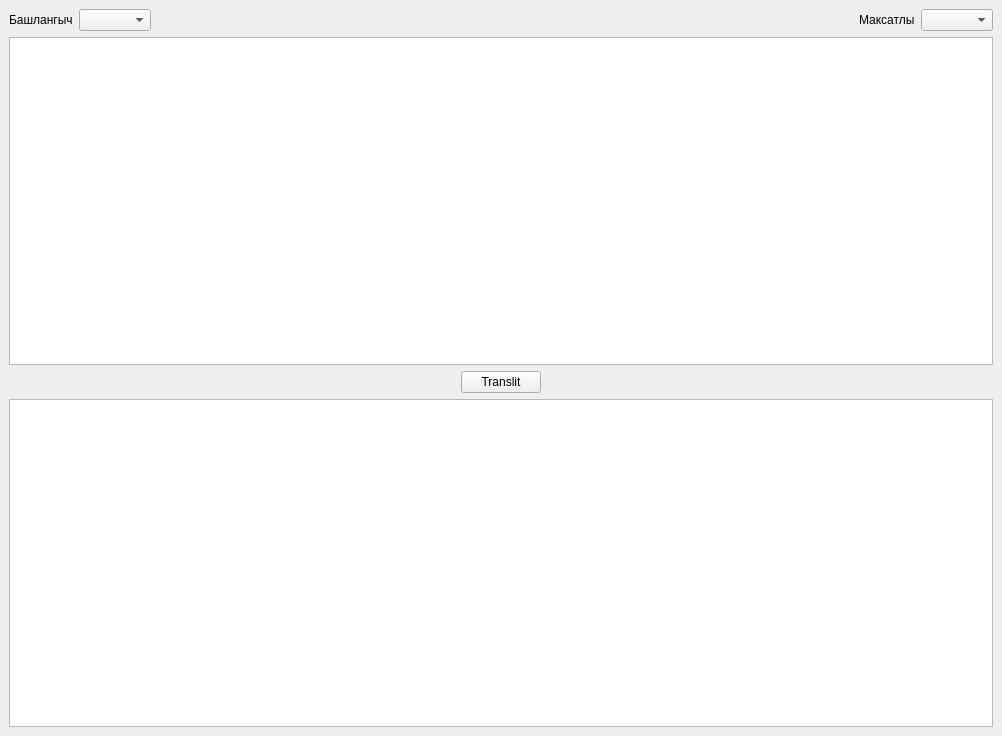
<?xml version="1.0" encoding="UTF-8"?>
<ui version="4.0">
 <class>MainWindow</class>
 <widget class="QMainWindow" name="MainWindow">
  <property name="geometry">
   <rect>
    <x>0</x>
    <y>0</y>
    <width>1002</width>
    <height>736</height>
   </rect>
  </property>
  <property name="windowTitle">
   <string>MainWindow</string>
  </property>
  <property name="locale">
   <locale language="Tatar" country="Russia"/>
  </property>
  <widget class="QWidget" name="centralwidget">
   <layout class="QVBoxLayout" name="verticalLayout">
    <item>
     <layout class="QHBoxLayout" name="horizontalLayout_4">
      <item>
       <layout class="QHBoxLayout" name="horizontalLayout">
        <item>
         <widget class="QLabel" name="source_label">
          <property name="text">
           <string>Башлангыч</string>
          </property>
         </widget>
        </item>
        <item>
         <widget class="QComboBox" name="source_combobox">
          <property name="locale">
           <locale language="Tatar" country="Russia"/>
          </property>
         </widget>
        </item>
       </layout>
      </item>
      <item>
       <spacer name="horizontalSpacer_3">
        <property name="orientation">
         <enum>Qt::Horizontal</enum>
        </property>
        <property name="sizeHint" stdset="0">
         <size>
          <width>238</width>
          <height>20</height>
         </size>
        </property>
       </spacer>
      </item>
      <item>
       <layout class="QHBoxLayout" name="horizontalLayout_3">
        <item>
         <widget class="QLabel" name="target_label">
          <property name="text">
           <string>Максатлы</string>
          </property>
         </widget>
        </item>
        <item>
         <widget class="QComboBox" name="target_combobox">
          <property name="locale">
           <locale language="Tatar" country="Russia"/>
          </property>
         </widget>
        </item>
       </layout>
      </item>
     </layout>
    </item>
    <item>
     <widget class="QTextEdit" name="source_textedit"/>
    </item>
    <item>
     <layout class="QHBoxLayout" name="horizontalLayout_2">
      <item>
       <spacer name="horizontalSpacer">
        <property name="orientation">
         <enum>Qt::Horizontal</enum>
        </property>
        <property name="sizeHint" stdset="0">
         <size>
          <width>40</width>
          <height>20</height>
         </size>
        </property>
       </spacer>
      </item>
      <item>
       <widget class="QPushButton" name="translit_button">
        <property name="text">
         <string>Translit</string>
        </property>
       </widget>
      </item>
      <item>
       <spacer name="horizontalSpacer_2">
        <property name="orientation">
         <enum>Qt::Horizontal</enum>
        </property>
        <property name="sizeHint" stdset="0">
         <size>
          <width>40</width>
          <height>20</height>
         </size>
        </property>
       </spacer>
      </item>
     </layout>
    </item>
    <item>
     <widget class="QTextEdit" name="target_textedit">
      <property name="readOnly">
       <bool>true</bool>
      </property>
     </widget>
    </item>
   </layout>
  </widget>
 </widget>
 <resources/>
 <connections/>
</ui>
